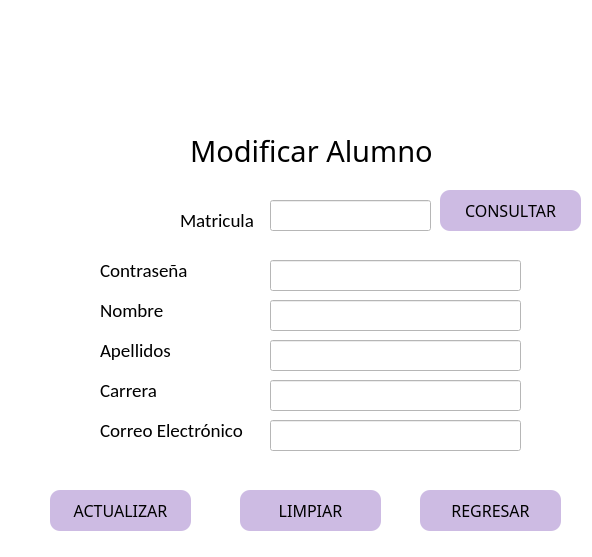
<?xml version="1.0" encoding="UTF-8"?>
<ui version="4.0">
 <class>MainWindow</class>
 <widget class="QMainWindow" name="MainWindow">
  <property name="geometry">
   <rect>
    <x>0</x>
    <y>0</y>
    <width>592</width>
    <height>557</height>
   </rect>
  </property>
  <property name="windowTitle">
   <string>MainWindow</string>
  </property>
  <property name="styleSheet">
   <string notr="true">background-color: rgb(255, 255, 255);</string>
  </property>
  <widget class="QWidget" name="centralwidget">
   <widget class="QLineEdit" name="lineEdit_matricula">
    <property name="geometry">
     <rect>
      <x>270</x>
      <y>200</y>
      <width>161</width>
      <height>31</height>
     </rect>
    </property>
    <property name="font">
     <font>
      <pointsize>10</pointsize>
     </font>
    </property>
    <property name="styleSheet">
     <string notr="true">QLineEdit{
border: .5px solid
}
</string>
    </property>
   </widget>
   <widget class="QLabel" name="label_7">
    <property name="geometry">
     <rect>
      <x>180</x>
      <y>210</y>
      <width>81</width>
      <height>20</height>
     </rect>
    </property>
    <property name="font">
     <font>
      <family>Calibri</family>
      <pointsize>14</pointsize>
     </font>
    </property>
    <property name="text">
     <string>Matricula</string>
    </property>
   </widget>
   <widget class="QPushButton" name="pbModificar_alumno">
    <property name="geometry">
     <rect>
      <x>50</x>
      <y>490</y>
      <width>141</width>
      <height>41</height>
     </rect>
    </property>
    <property name="font">
     <font>
      <family>Dubai Medium</family>
      <pointsize>12</pointsize>
     </font>
    </property>
    <property name="styleSheet">
     <string notr="true">QPushButton{

	background-color:rgb(205, 187, 227);
	border-radius:10px;
	border:10px;
}


QPushButton:hover{
background-color: rgb(170, 255, 127);
	border-radius:10px;
	border: 10px;
}</string>
    </property>
    <property name="text">
     <string>ACTUALIZAR</string>
    </property>
   </widget>
   <widget class="QPushButton" name="pbLimpiar_alumno">
    <property name="geometry">
     <rect>
      <x>240</x>
      <y>490</y>
      <width>141</width>
      <height>41</height>
     </rect>
    </property>
    <property name="font">
     <font>
      <family>Dubai Medium</family>
      <pointsize>12</pointsize>
     </font>
    </property>
    <property name="styleSheet">
     <string notr="true">QPushButton{

	background-color:rgb(205, 187, 227);
	border-radius:10px;
	border:10px;
}


QPushButton:hover{
background-color: rgb(170, 255, 127);
	border-radius:10px;
	border: 10px;
}</string>
    </property>
    <property name="text">
     <string>LIMPIAR</string>
    </property>
   </widget>
   <widget class="QLabel" name="label">
    <property name="geometry">
     <rect>
      <x>190</x>
      <y>130</y>
      <width>251</width>
      <height>41</height>
     </rect>
    </property>
    <property name="font">
     <font>
      <family>Segoe MDL2 Assets</family>
      <pointsize>22</pointsize>
     </font>
    </property>
    <property name="text">
     <string>Modificar Alumno</string>
    </property>
   </widget>
   <widget class="QPushButton" name="pbRegresar_alumno">
    <property name="geometry">
     <rect>
      <x>420</x>
      <y>490</y>
      <width>141</width>
      <height>41</height>
     </rect>
    </property>
    <property name="font">
     <font>
      <family>Dubai Medium</family>
      <pointsize>12</pointsize>
     </font>
    </property>
    <property name="styleSheet">
     <string notr="true">QPushButton{

	background-color:rgb(205, 187, 227);
	border-radius:10px;
	border:10px;
}


QPushButton:hover{
background-color: rgb(170, 255, 127);
	border-radius:10px;
	border: 10px;
}</string>
    </property>
    <property name="text">
     <string>REGRESAR</string>
    </property>
   </widget>
   <widget class="QLabel" name="label_2">
    <property name="geometry">
     <rect>
      <x>70</x>
      <y>0</y>
      <width>491</width>
      <height>101</height>
     </rect>
    </property>
    <property name="styleSheet">
     <string notr="true"/>
    </property>
    <property name="text">
     <string/>
    </property>
    <property name="pixmap">
     <pixmap>../imagenes/Logo.png</pixmap>
    </property>
    <property name="scaledContents">
     <bool>true</bool>
    </property>
   </widget>
   <widget class="QLineEdit" name="lineEdit_contrasena">
    <property name="enabled">
     <bool>true</bool>
    </property>
    <property name="geometry">
     <rect>
      <x>270</x>
      <y>260</y>
      <width>251</width>
      <height>31</height>
     </rect>
    </property>
    <property name="font">
     <font>
      <pointsize>10</pointsize>
     </font>
    </property>
    <property name="styleSheet">
     <string notr="true">QLineEdit{
border: .5px solid
}
</string>
    </property>
   </widget>
   <widget class="QLabel" name="label_3">
    <property name="geometry">
     <rect>
      <x>100</x>
      <y>260</y>
      <width>111</width>
      <height>20</height>
     </rect>
    </property>
    <property name="font">
     <font>
      <family>Calibri</family>
      <pointsize>14</pointsize>
     </font>
    </property>
    <property name="text">
     <string>Contraseña</string>
    </property>
   </widget>
   <widget class="QLineEdit" name="lineEdit_carrera">
    <property name="enabled">
     <bool>true</bool>
    </property>
    <property name="geometry">
     <rect>
      <x>270</x>
      <y>380</y>
      <width>251</width>
      <height>31</height>
     </rect>
    </property>
    <property name="font">
     <font>
      <pointsize>10</pointsize>
     </font>
    </property>
    <property name="styleSheet">
     <string notr="true">QLineEdit{
border: .5px solid
}
</string>
    </property>
   </widget>
   <widget class="QLineEdit" name="lineEdit_apellidos">
    <property name="enabled">
     <bool>true</bool>
    </property>
    <property name="geometry">
     <rect>
      <x>270</x>
      <y>340</y>
      <width>251</width>
      <height>31</height>
     </rect>
    </property>
    <property name="font">
     <font>
      <pointsize>10</pointsize>
     </font>
    </property>
    <property name="styleSheet">
     <string notr="true">QLineEdit{
border: .5px solid
}
</string>
    </property>
   </widget>
   <widget class="QLabel" name="label_5">
    <property name="geometry">
     <rect>
      <x>100</x>
      <y>340</y>
      <width>81</width>
      <height>20</height>
     </rect>
    </property>
    <property name="font">
     <font>
      <family>Calibri</family>
      <pointsize>14</pointsize>
     </font>
    </property>
    <property name="text">
     <string>Apellidos</string>
    </property>
   </widget>
   <widget class="QLineEdit" name="lineEdit_nombre">
    <property name="enabled">
     <bool>true</bool>
    </property>
    <property name="geometry">
     <rect>
      <x>270</x>
      <y>300</y>
      <width>251</width>
      <height>31</height>
     </rect>
    </property>
    <property name="font">
     <font>
      <pointsize>10</pointsize>
     </font>
    </property>
    <property name="styleSheet">
     <string notr="true">QLineEdit{
border: .5px solid
}
</string>
    </property>
   </widget>
   <widget class="QLineEdit" name="lineEdit_correo">
    <property name="enabled">
     <bool>true</bool>
    </property>
    <property name="geometry">
     <rect>
      <x>270</x>
      <y>420</y>
      <width>251</width>
      <height>31</height>
     </rect>
    </property>
    <property name="font">
     <font>
      <pointsize>10</pointsize>
     </font>
    </property>
    <property name="styleSheet">
     <string notr="true">QLineEdit{
border: .5px solid
}
</string>
    </property>
   </widget>
   <widget class="QLabel" name="label_nombre">
    <property name="geometry">
     <rect>
      <x>100</x>
      <y>300</y>
      <width>111</width>
      <height>20</height>
     </rect>
    </property>
    <property name="font">
     <font>
      <family>Calibri</family>
      <pointsize>14</pointsize>
     </font>
    </property>
    <property name="text">
     <string>Nombre</string>
    </property>
   </widget>
   <widget class="QLabel" name="label_6">
    <property name="geometry">
     <rect>
      <x>100</x>
      <y>380</y>
      <width>151</width>
      <height>20</height>
     </rect>
    </property>
    <property name="font">
     <font>
      <family>Calibri</family>
      <pointsize>14</pointsize>
     </font>
    </property>
    <property name="text">
     <string>Carrera</string>
    </property>
   </widget>
   <widget class="QLabel" name="label_4">
    <property name="geometry">
     <rect>
      <x>100</x>
      <y>420</y>
      <width>151</width>
      <height>20</height>
     </rect>
    </property>
    <property name="font">
     <font>
      <family>Calibri</family>
      <pointsize>14</pointsize>
     </font>
    </property>
    <property name="text">
     <string>Correo Electrónico</string>
    </property>
   </widget>
   <widget class="QPushButton" name="pbConsultar_alumno">
    <property name="geometry">
     <rect>
      <x>440</x>
      <y>190</y>
      <width>141</width>
      <height>41</height>
     </rect>
    </property>
    <property name="font">
     <font>
      <family>Dubai Medium</family>
      <pointsize>12</pointsize>
     </font>
    </property>
    <property name="styleSheet">
     <string notr="true">QPushButton{

	background-color:rgb(205, 187, 227);
	border-radius:10px;
	border:10px;
}


QPushButton:hover{
background-color: rgb(170, 255, 127);
	border-radius:10px;
	border: 10px;
}</string>
    </property>
    <property name="text">
     <string>CONSULTAR</string>
    </property>
   </widget>
  </widget>
 </widget>
 <tabstops>
  <tabstop>lineEdit_matricula</tabstop>
  <tabstop>pbModificar_alumno</tabstop>
  <tabstop>pbLimpiar_alumno</tabstop>
 </tabstops>
 <resources/>
 <connections/>
</ui>
